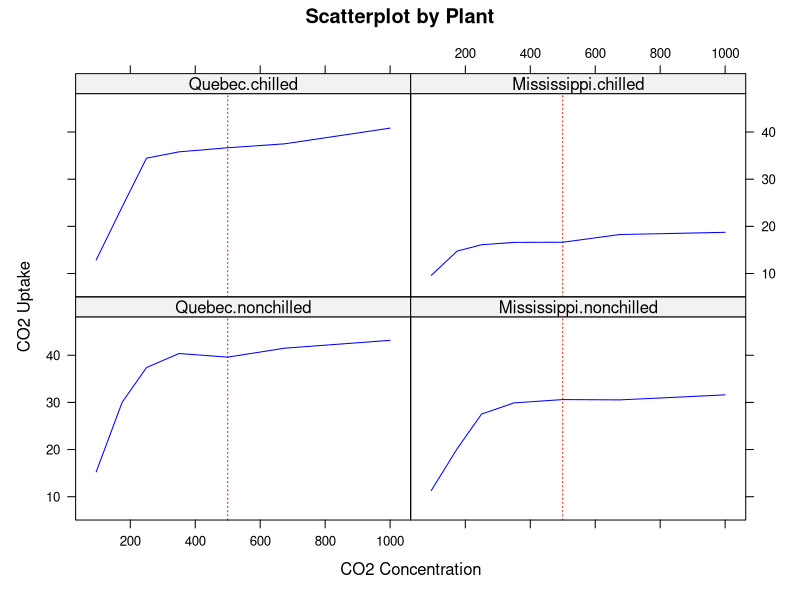

Reproduce this figure in R.
## ---- chunk 1
# load libraries 

library(lattice) 
library(ggplot2) 
require(stats)
require(graphics)

# combine columns 
CO2$TT <- interaction(CO2[c(2, 3)], drop=TRUE)

as.factor(CO2$TT)
## ---- chunk 2
# run model fitting for each type+treatment combination 
fmlist <- list()

for (pp in levels(CO2$TT)) {
  fmlist[[pp]] <- glm(uptake ~ conc, data = CO2, subset = TT == pp)
}
## ---- chunk 3
# extract model coefficients from each model 
x1 <- sapply(fmlist, function(f) summary(f)$coefficients[,1])

# set default values as prediction input 
mu <- 500 
id <- "Quebec.chilled"
y <- x1[1,id]+(x1[2,id]*mu)
## ---- chunk 4
# draw the scatterplot and the reference line 
xy <- xyplot(uptake ~ conc | TT, data = CO2,
  show.given = FALSE, type = "a",  col="blue", 
  layout = c(2, 2),
  main="Scatterplot by Plant", 
  ylab="CO2 Uptake", xlab="CO2 Concentration",
  panel = function(...) {
  panel.abline(v=mu, lty="dotted", col="red")
  panel.xyplot(...)}
  )
print(xy)
